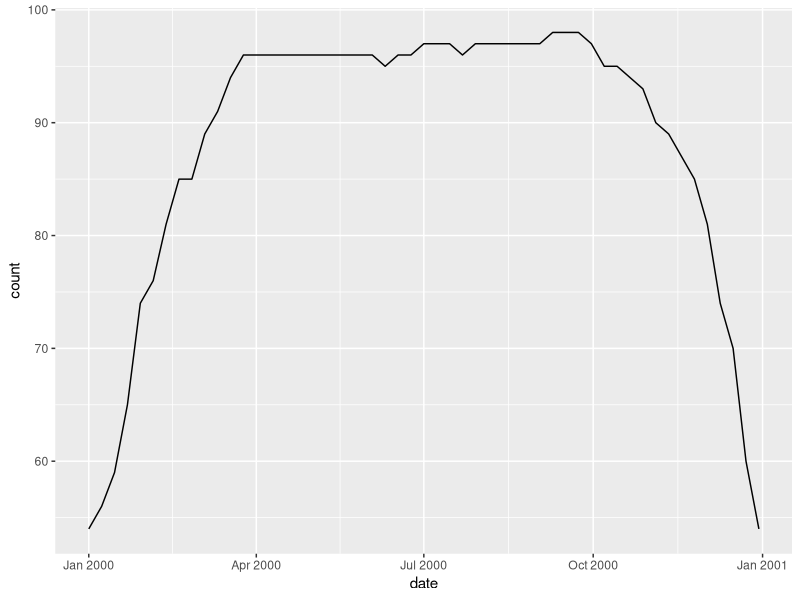

Write R code to recreate this figure.
library(tidyverse)

b <- billboard |>
  pivot_longer(cols=starts_with("wk"), names_to = "week",
               values_to = "rank", values_drop_na = TRUE) |>
  mutate(week = parse_number(week))

# which dates are represented?
range(b$date.entered)
sort(unique(b$date.entered))

# are all the weeks in 2000 present?
filter(b, year(date.entered) == 2000) |> 
  pull(date.entered) |> unique() |> sort() |> length()

b <- mutate(b, date = date.entered + weeks(week - 1))

# how many rankings are there on a particular date?
wk <- filter(b, year(date) == 2000) |>
  group_by(date) |>
  summarize(count = n())

# it does not seem we have the top 100 songs - data is not complete
ggplot(wk, aes(x = date, y = count)) +
  geom_line()

# do we have the top songs?
# when looking at all the rankings for Jan 15th, there are multiple positions missing from the ranks
b |>
  filter(year(date) == 2000, week(date) == 3) |>
  arrange(rank)
